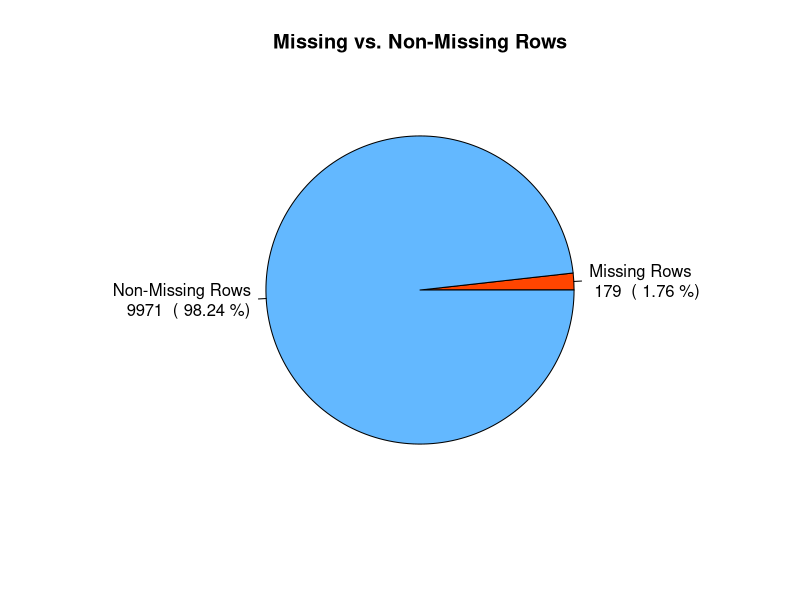
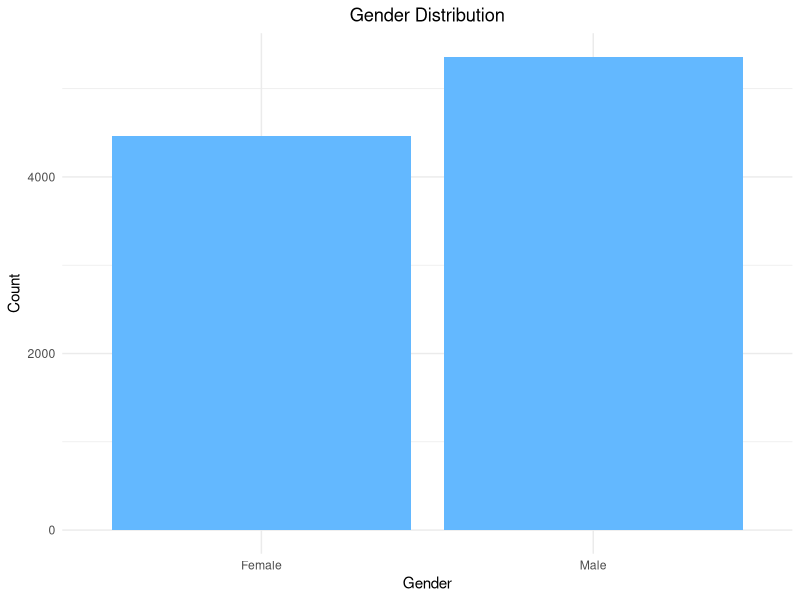
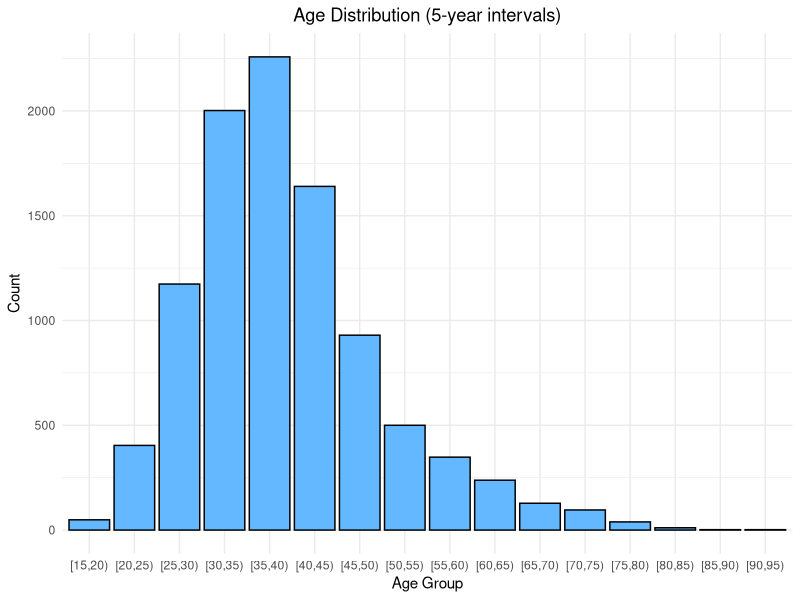
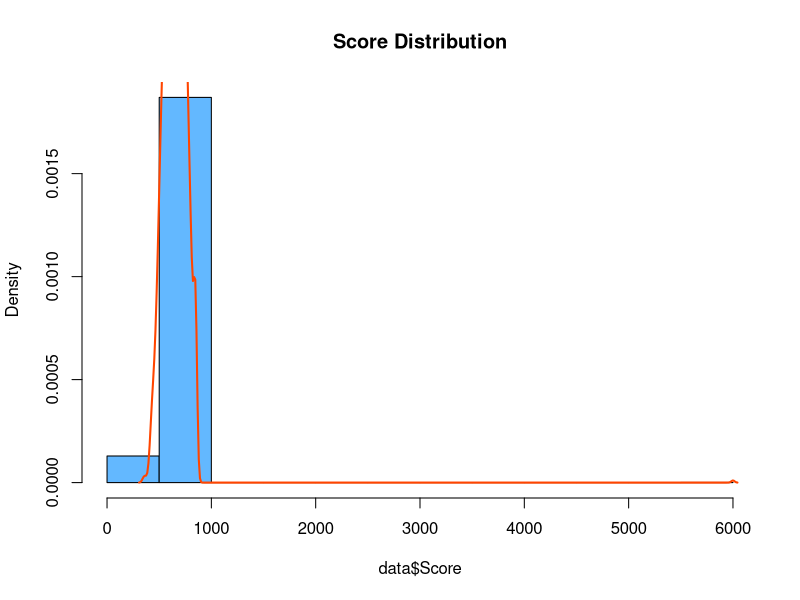

Write R code to recreate these figures, in order. (Note: this script raises an error after producing the figures.)
## ---- chunk 1
knitr::opts_chunk$set(echo = TRUE)
## ---- chunk 2
# Load the necessary library
library(dplyr)
library(knitr)
library(ggplot2)
library(caret)
## ---- chunk 3
# Load the datasets for the three branches
data1  <- read.csv("Branch1.csv")
data2  <- read.csv("Branch2.csv")
data3  <- read.csv("Branch3.csv")

## ---- chunk 4
#  Add feature column Source to indicate that the merged dataset is from a different dataset
data1$Source <- 1
data2$Source <- 2
data3$Source <- 3
## ---- chunk 5
# Merge the three datasets into one
data <- rbind(data1, data2, data3)
## ---- chunk 6
# View the structure of the merged dataset
str(data)
## ---- chunk 7
# View the summary of the dataset
summary(data)
## ---- chunk 8
# View the structure of the column 'Gender'
str(data$Gender)
## ---- chunk 9
# Change the data type from character to number, Male is 1, Female is 0 
data$Gender <- ifelse(data$Gender == "Male", 1, 0)

## ---- chunk 10
# View the structure of the changed column 'Gender'
str(data$Gender)
## ---- chunk 11
# Missing-Value Handling

# Count the counts of rows that have 1 missing value at least
missing_rows <- sum(!complete.cases(data))  
# Count the total number of rows in the dataset
total_rows <- nrow(data) 
# Calculate the ratio of missing value rows to the total number of rows
missing_percentage <- (missing_rows / total_rows) * 100  
# Print the result
print(paste("The counts of missing-value columns:", missing_rows))
print(paste("The percentage of missing-value columns:", round(missing_percentage, 2), "%"))


## ---- chunk 12
# Draw a pie chart to visualize the proportion between missing rows and total rows

# Create the data from 
pie_data <- c(missing_rows, total_rows - missing_rows)  
names(pie_data) <- c("Missing Rows", "Non-Missing Rows")  

# Create lable to show counts and percentage
labels <- c(
  paste("Missing Rows\n", missing_rows, " (", round(missing_percentage, 2), "%)"),
  paste("Non-Missing Rows\n", total_rows - missing_rows, " (", round(100 - missing_percentage, 2), "%)")
)

# Plot a pie chart
pie(pie_data, labels = labels, col = c("orangered", "steelblue1"), main = "Missing vs. Non-Missing Rows")
## ---- chunk 13
# Remove rows with missing value from the dataset
data <- na.omit(data)
## ---- chunk 14
# Verify that missing values are removed successfully

# Count the counts of rows that have 1 missing value at least
missing_rows <- sum(!complete.cases(data))  
print(paste("The counts of missing-value columns:", missing_rows))

## ---- chunk 15
# Calculate the number of duplicated rows 
sum(duplicated(data))
## ---- chunk 16
# Show the duplicated rows
duplicate_rows <- data[duplicated(data), ]
print(duplicate_rows)
## ---- chunk 17
# Count the duplicateds for each row 
duplicate_counts <- data %>%
  group_by_all() %>%  
  filter(n() > 1) %>%  
  summarise(count = n(), .groups = 'drop')  

print(duplicate_counts)
## ---- chunk 18
# Remove duplicate rows( only keep one)
data <- data[!duplicated(data), ]
## ---- chunk 19
# Verify that remove duplicate rows successfully
sum(duplicated(data)) 
## ---- chunk 20
# Plot a bar chart for gender distribution
ggplot(data, aes(x = factor(Gender))) +
  geom_bar(fill = "steelblue1") +
  labs(title = "Gender Distribution",
       x = "Gender",
       y = "Count") +
  theme_minimal() +
  scale_x_discrete(labels = c("0" = "Female", "1" = "Male"))+
  theme(plot.title = element_text(hjust = 0.5))
## ---- chunk 21
# Plot a bar chart for Age distribution grouped in 5-year intervals

ggplot(data, aes(x = cut(Age, breaks = seq(0, max(data$Age) + 5, by = 5), right = FALSE))) +
  geom_bar(fill = "steelblue1", color = "black") +
  labs(title = "Age Distribution (5-year intervals)",
       x = "Age Group",
       y = "Count") +
  theme_minimal() +
  theme(plot.title = element_text(hjust = 0.5))

## ---- chunk 22
# Plot a histogram of scores with a kernel density curve
breaks <- nclass.Sturges(data$Score)
hist(data$Score, probability = TRUE, breaks = breaks, main = "Score Distribution", col = "steelblue1")
lines(density(data$Score, na.rm = TRUE), col = "orangered", lwd = 2)
## ---- chunk 23
# Detect outliers based on business rules(scores below 350 or above 850)
lower_limit <- 350
upper_limit <- 850

# Detect outliers
outliers_business <- data$Score[data$Score < lower_limit | data$Score > upper_limit]
# Count the number of outliers
outliers_business_count <- length(outliers_business)

cat("Number of outliers (based on business rules):", outliers_business_count, "\n")
print(outliers_business)
## ---- chunk 24
# Create a table with indices and scores of outliers
outliers_table <- data.frame(
  Index = which(data$Score < lower_limit | data$Score > upper_limit),
  Score = data$Score[data$Score < lower_limit | data$Score > upper_limit]
)

# Print the outliers table

print(outliers_table)
## ---- chunk 25
# Total number of rows in the dataset
total_count <- nrow(data)

pie_data <- c(count_above_850, total_count - count_above_850)
names(pie_data) <- c("Outliers", "Regular Values")

# Calculate the percentage
percentage_above_850 <- round((count_above_850 / total_count) * 100, 2)
percentage_below_850 <- round((1 - count_above_850 / total_count) * 100, 2)

# Create lable to show counts and percentage
labels <- c(paste("Outliers\n", count_above_850, " (", percentage_above_850, "%)"),
            paste("Regular Values\n", total_count - count_above_850, " (", percentage_below_850, "%)"))

# plot a pie chart
pie(pie_data, labels = labels, col = c("orangered", "steelblue1"), main = "Outliers vs. Regular Values")
## ---- chunk 26
# Remove outliers
data <- subset(data, Score >= lower_limit & Score <= upper_limit)
## ---- chunk 27
# Verify that remove outliers successfully
outliers_business <- data$Score[data$Score < lower_limit | data$Score > upper_limit]
outliers_business_count <- length(outliers_business)

cat("Number of outliers (based on business rules):", outliers_business_count, "\n")
print(outliers_business)
## ---- chunk 28
# Plot a histogram of scores with a kernel density curve
breaks <- nclass.Sturges(data$Score)  # 
hist(data$Score, probability = TRUE, breaks = breaks, main = "Score Distribution (After)", col = "steelblue1")
lines(density(data$Score, na.rm = TRUE), col = "orangered", lwd = 2)
## ---- chunk 29
# Plot a bar plot of Tenure distribution
ggplot(data, aes(x = factor(Tenure))) +
  geom_bar(fill = "steelblue1") +
  labs(title = "Tenure Distribution",
       x = "Tenure",
       y = "Count") +
  theme_minimal()+
  theme(plot.title = element_text(hjust = 0.5))

## ---- chunk 30
# Plot a histogram of Salary with a kernel density curve
breaks <- nclass.Sturges(data$Salary)  
hist(data$Salary, probability = TRUE, breaks = breaks, main = "Salary Distribution", col = "steelblue1")
lines(density(data$Salary, na.rm = TRUE), col = "orangered", lwd = 2)
## ---- chunk 31
# Calculate the IQR of Salary
Q1_salary <- quantile(data$Salary, 0.25, na.rm = TRUE)  
Q3_salary <- quantile(data$Salary, 0.75, na.rm = TRUE)  
IQR_salary <- Q3_salary - Q1_salary  

# Calculate the outlier range for Salary
lower_bound_salary <- Q1_salary - 1.5 * IQR_salary
upper_bound_salary <- Q3_salary + 1.5 * IQR_salary

# Identify outliers in Salary
outliers_salary <- data$Salary[data$Salary < lower_bound_salary | data$Salary > upper_bound_salary]
cat("Salary outliers:", outliers_salary, "\n")

## ---- chunk 32
# Plot a boxplot of Salary distribution and highlight outliers
ggplot(data, aes(y = Salary)) +
  geom_boxplot(fill = "steelblue1", outlier.color = "orangered", outlier.shape = 16, outlier.size = 2) +
  labs(title = "Salary Distribution with Outliers",
       y = "Salary") +
  theme_minimal() +
  theme(plot.title = element_text(hjust = 0.5)) 
## ---- chunk 33
# Remove outliers
data <- data[data$Salary >= lower_bound_salary & data$Salary <= upper_bound_salary, ]

## ---- chunk 34
# Plot a histogram of Salary with a kernel density curve
breaks <- nclass.Sturges(data$Salary)  
hist(data$Salary, probability = TRUE, breaks = breaks, main = "Salary Distribution(After)", col = "steelblue1")
lines(density(data$Salary, na.rm = TRUE), col = "orangered", lwd = 2)

## ---- chunk 35
# Select the data that is below 500
low_salary_data <- data[data$Salary < 500, ]

# Plot a histogram of Salary with a kernel density curve
breaks <- nclass.Sturges(low_salary_data$Salary)
hist(low_salary_data$Salary, probability = TRUE, breaks = breaks, main = "Salary Distribution(After)", col = "steelblue1")
lines(density(low_salary_data$Salary, na.rm = TRUE), col = "orangered", lwd = 2)
## ---- chunk 36
# Plot a boxplot of Salary distribution and highlight outliers
ggplot(data, aes(y = Salary)) +
  geom_boxplot(fill = "steelblue1", outlier.color = "tan1", outlier.shape = 16, outlier.size = 2) +
  labs(title = "Salary Distribution with Outliers",
       y = "Salary") +
  theme_minimal() +
  theme(plot.title = element_text(hjust = 0.5)) 
## ---- chunk 37
# Plot a histogram of Balance with a kernel density curve
breaks <- nclass.Sturges(data$Balance)
hist(data$Balance, probability = TRUE, breaks = breaks, main = "Balance Distribution", col = "steelblue1")
lines(density(data$Balance, na.rm = TRUE), col = "orangered", lwd = 2)
## ---- chunk 38
# Plot a bar chart for Products_in_Use distribution 
ggplot(data, aes(x = factor(Products_in_Use))) +
  geom_bar(fill = "steelblue1") +
  labs(title = "Products in Use Distribution",
       x = "Products in Use",
       y = "Count") +
  theme_minimal()+
  theme(plot.title = element_text(hjust = 0.5))
## ---- chunk 39
# Calculate the IQR of Salary
Q1_balance <- quantile(data$Balance, 0.25, na.rm = TRUE)  
Q3_balance <- quantile(data$Balance, 0.75, na.rm = TRUE)  
IQR_balance <- Q3_balance - Q1_balance  

# Calculate the outlier range for Balance
lower_bound_balance <- Q1_balance - 1.5 * IQR_balance
upper_bound_balance <- Q3_balance + 1.5 * IQR_balance

# Finding outliers in Balance
outliers_balance <- data$Balance[data$Balance < lower_bound_balance | data$Balance > upper_bound_balance]
cat("Balance outliers:", outliers_balance, "\n")

## ---- chunk 40
# View the modified dataset structure
str(data)
## ---- chunk 41
# Display the summary of modified dataset
summary(data)
## ---- chunk 42
base_name <- "output.csv"

# Specify the save path
output_path <- "output/"

# Check if the path exists, and create it if it doesn't
if (!dir.exists(output_path)) {
  dir.create(output_path, recursive = TRUE)
}

output_file <- paste0(output_path, base_name)

# Save the modified dataset to a CSV file and overwrite the file that has the same name
write.csv(data, file = output_file, row.names = FALSE, quote = FALSE)

cat("The file is saved:", output_file, "\n")
